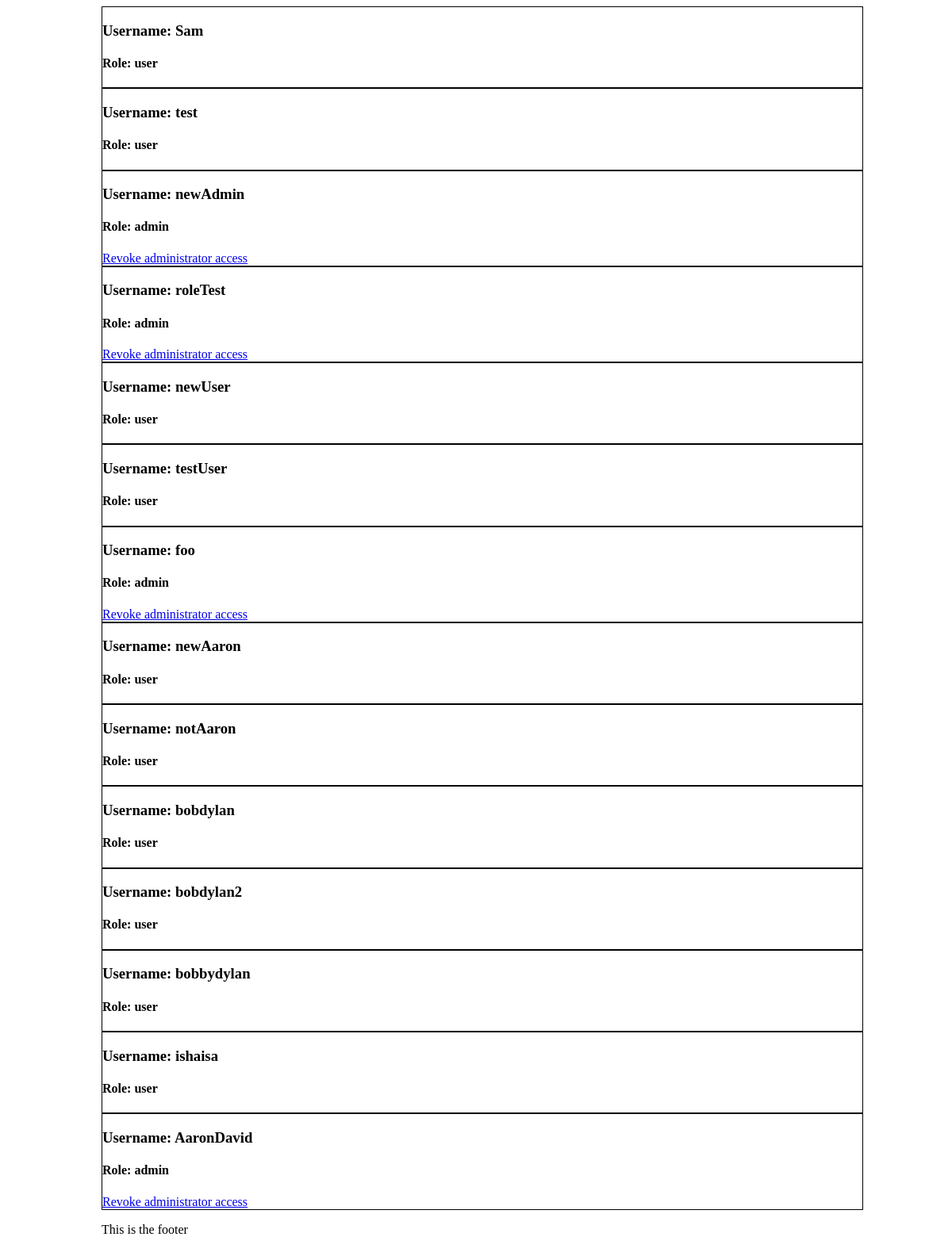
Page /view_users.php (signed in) on the earlier database version.
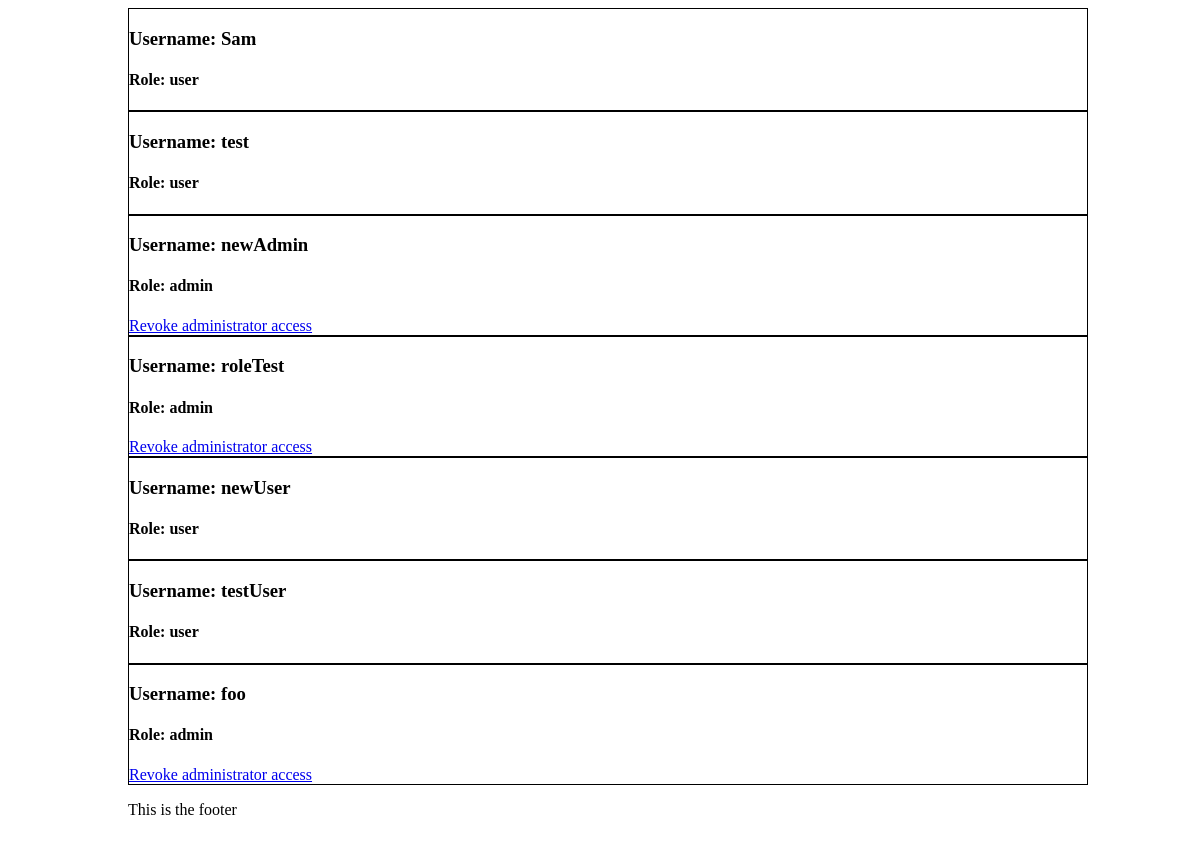
Same page on the later database version.
### tables this page shows
CREATE TABLE IF NOT EXISTS `users` (
  `username` varchar(255) NOT NULL,
  `password` text NOT NULL,
  `id` int(11) NOT NULL AUTO_INCREMENT,
  `role` varchar(50) NOT NULL,
  PRIMARY KEY (`id`)
);

### view_users.php (the view, shortened to what this page needs)
<?php
include("header.php");
include("db_connect.php");
$sql = "SELECT * FROM users";
$result = $conn->query($sql);
while ($row = $result->fetch_assoc()) {
    echo "<div class='user_block' style='border: 1px solid black;'>";
    echo "<h3>Username: " . $row["username"] . "</h3><h4>Role: " . $row["role"] . "</h4>";
    if ($row["role"] == 'admin') {
        echo "<a href='view_users.php?id=" . $row['id'] . "'>Revoke administrator access</a>";
    }
    echo "</div>";
}
include("footer.php");

### header.php (shortened to what this page needs)
<!DOCTYPE html>
<html class="no-js">
    <head>
        <link rel="stylesheet" href="css/style.css">
    </head>
    <body>
        <div class="main_container">

### footer.php
</div>
</body>
<footer>
    <p>This is the footer</p>
</footer>
</html>

### css/style.css (style rules this page uses)
html { width:80%; margin:auto; }
body { width:100%; background-color: #fff }
footer { align-content: center; }

Differences in the rows shown:
removed users: username "newAaron", role "user"
removed users: username "notAaron", role "user"
removed users: username "bobdylan", role "user"
removed users: username "bobdylan2", role "user"
removed users: username "bobbydylan", role "user"
removed users: username "ishaisa", role "user"
removed users: username "AaronDavid", role "admin"
